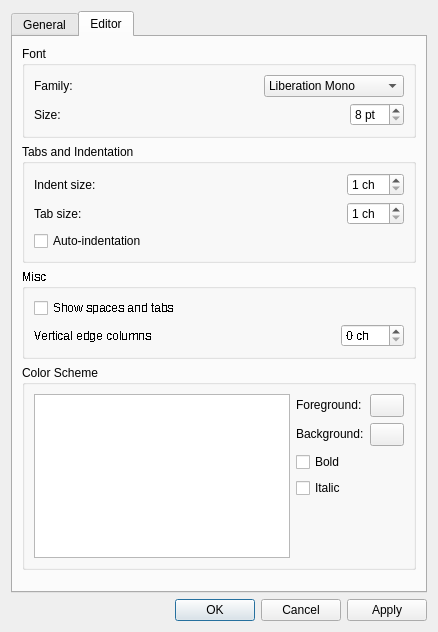
<?xml version="1.0" encoding="UTF-8"?>
<ui version="4.0">
 <class>ConfigDialog</class>
 <widget class="QDialog" name="ConfigDialog">
  <property name="geometry">
   <rect>
    <x>0</x>
    <y>0</y>
    <width>438</width>
    <height>632</height>
   </rect>
  </property>
  <property name="sizePolicy">
   <sizepolicy hsizetype="Preferred" vsizetype="Preferred">
    <horstretch>0</horstretch>
    <verstretch>0</verstretch>
   </sizepolicy>
  </property>
  <property name="windowTitle">
   <string>Preferences</string>
  </property>
  <layout class="QVBoxLayout" name="verticalLayout">
   <item>
    <widget class="QTabWidget" name="tbwConfig">
     <property name="tabShape">
      <enum>QTabWidget::Rounded</enum>
     </property>
     <property name="currentIndex">
      <number>1</number>
     </property>
     <widget class="QWidget" name="tabGeneral">
      <attribute name="title">
       <string>General</string>
      </attribute>
      <layout class="QVBoxLayout" name="verticalLayout_6">
       <item>
        <widget class="QGroupBox" name="groupBox_1_1">
         <property name="title">
          <string>Misc</string>
         </property>
         <layout class="QVBoxLayout" name="verticalLayout_2">
          <item>
           <layout class="QHBoxLayout" name="horizontalLayout_1_1">
            <item>
             <widget class="QLabel" name="label_1_1">
              <property name="text">
               <string>Language</string>
              </property>
             </widget>
            </item>
            <item>
             <spacer name="horizontalSpacer_1_1">
              <property name="orientation">
               <enum>Qt::Horizontal</enum>
              </property>
              <property name="sizeHint" stdset="0">
               <size>
                <width>241</width>
                <height>20</height>
               </size>
              </property>
             </spacer>
            </item>
            <item>
             <widget class="QComboBox" name="cmbLanguage">
              <property name="sizePolicy">
               <sizepolicy hsizetype="Preferred" vsizetype="Fixed">
                <horstretch>0</horstretch>
                <verstretch>0</verstretch>
               </sizepolicy>
              </property>
             </widget>
            </item>
           </layout>
          </item>
         </layout>
        </widget>
       </item>
       <item>
        <spacer name="verticalSpacer_1_1">
         <property name="orientation">
          <enum>Qt::Vertical</enum>
         </property>
         <property name="sizeHint" stdset="0">
          <size>
           <width>20</width>
           <height>515</height>
          </size>
         </property>
        </spacer>
       </item>
      </layout>
     </widget>
     <widget class="QWidget" name="tabEditor">
      <attribute name="title">
       <string>Editor</string>
      </attribute>
      <layout class="QVBoxLayout" name="verticalLayout_4">
       <item>
        <widget class="QGroupBox" name="groupBox_2_1">
         <property name="title">
          <string>Font</string>
         </property>
         <layout class="QVBoxLayout" name="verticalLayout_3">
          <item>
           <layout class="QHBoxLayout" name="horizontalLayout_2_1">
            <item>
             <widget class="QLabel" name="label_2_1">
              <property name="text">
               <string>Family:</string>
              </property>
              <property name="buddy">
               <cstring>cmbFont</cstring>
              </property>
             </widget>
            </item>
            <item>
             <spacer name="horizontalSpacer_2_1">
              <property name="orientation">
               <enum>Qt::Horizontal</enum>
              </property>
              <property name="sizeHint" stdset="0">
               <size>
                <width>40</width>
                <height>20</height>
               </size>
              </property>
             </spacer>
            </item>
            <item>
             <widget class="QFontComboBox" name="cmbFont">
              <property name="sizePolicy">
               <sizepolicy hsizetype="Preferred" vsizetype="Fixed">
                <horstretch>0</horstretch>
                <verstretch>0</verstretch>
               </sizepolicy>
              </property>
              <property name="minimumSize">
               <size>
                <width>140</width>
                <height>0</height>
               </size>
              </property>
              <property name="maximumSize">
               <size>
                <width>140</width>
                <height>16777215</height>
               </size>
              </property>
              <property name="font">
               <font>
                <kerning>false</kerning>
               </font>
              </property>
              <property name="acceptDrops">
               <bool>false</bool>
              </property>
              <property name="editable">
               <bool>false</bool>
              </property>
              <property name="iconSize">
               <size>
                <width>8</width>
                <height>8</height>
               </size>
              </property>
              <property name="frame">
               <bool>true</bool>
              </property>
              <property name="fontFilters">
               <set>QFontComboBox::MonospacedFonts|QFontComboBox::ProportionalFonts|QFontComboBox::ScalableFonts</set>
              </property>
              <property name="currentFont">
               <font>
                <family>Courier New</family>
                <kerning>false</kerning>
               </font>
              </property>
             </widget>
            </item>
           </layout>
          </item>
          <item>
           <layout class="QHBoxLayout" name="horizontalLayout_2_2">
            <item>
             <widget class="QLabel" name="label_2_2">
              <property name="text">
               <string>Size:</string>
              </property>
              <property name="buddy">
               <cstring>spnFontSize</cstring>
              </property>
             </widget>
            </item>
            <item>
             <spacer name="horizontalSpacer_2_2">
              <property name="orientation">
               <enum>Qt::Horizontal</enum>
              </property>
              <property name="sizeHint" stdset="0">
               <size>
                <width>40</width>
                <height>20</height>
               </size>
              </property>
             </spacer>
            </item>
            <item>
             <widget class="QSpinBox" name="spnFontSize">
              <property name="sizePolicy">
               <sizepolicy hsizetype="Preferred" vsizetype="Fixed">
                <horstretch>0</horstretch>
                <verstretch>0</verstretch>
               </sizepolicy>
              </property>
              <property name="maximumSize">
               <size>
                <width>100</width>
                <height>16777215</height>
               </size>
              </property>
              <property name="suffix">
               <string> pt</string>
              </property>
              <property name="minimum">
               <number>8</number>
              </property>
              <property name="maximum">
               <number>32</number>
              </property>
              <property name="value">
               <number>8</number>
              </property>
             </widget>
            </item>
           </layout>
          </item>
         </layout>
        </widget>
       </item>
       <item>
        <widget class="QGroupBox" name="groupBox_2_2">
         <property name="title">
          <string>Tabs and Indentation</string>
         </property>
         <layout class="QVBoxLayout" name="verticalLayout_7">
          <item>
           <layout class="QHBoxLayout" name="horizontalLayout_2_3">
            <item>
             <widget class="QLabel" name="label_2_3">
              <property name="text">
               <string>Indent size:</string>
              </property>
              <property name="buddy">
               <cstring>spnIndentSize</cstring>
              </property>
             </widget>
            </item>
            <item>
             <spacer name="horizontalSpacer_2_3">
              <property name="orientation">
               <enum>Qt::Horizontal</enum>
              </property>
              <property name="sizeHint" stdset="0">
               <size>
                <width>40</width>
                <height>20</height>
               </size>
              </property>
             </spacer>
            </item>
            <item>
             <widget class="QSpinBox" name="spnIndentSize">
              <property name="sizePolicy">
               <sizepolicy hsizetype="Preferred" vsizetype="Fixed">
                <horstretch>0</horstretch>
                <verstretch>0</verstretch>
               </sizepolicy>
              </property>
              <property name="maximumSize">
               <size>
                <width>100</width>
                <height>16777215</height>
               </size>
              </property>
              <property name="font">
               <font>
                <family>MS Shell Dlg 2</family>
               </font>
              </property>
              <property name="toolTip">
               <string/>
              </property>
              <property name="wrapping">
               <bool>false</bool>
              </property>
              <property name="suffix">
               <string> ch</string>
              </property>
              <property name="minimum">
               <number>1</number>
              </property>
              <property name="maximum">
               <number>30</number>
              </property>
             </widget>
            </item>
           </layout>
          </item>
          <item>
           <layout class="QHBoxLayout" name="horizontalLayout_2_4">
            <item>
             <widget class="QLabel" name="label_2_4">
              <property name="text">
               <string>Tab size:</string>
              </property>
              <property name="buddy">
               <cstring>spnTabSize</cstring>
              </property>
             </widget>
            </item>
            <item>
             <spacer name="horizontalSpacer_2_4">
              <property name="orientation">
               <enum>Qt::Horizontal</enum>
              </property>
              <property name="sizeHint" stdset="0">
               <size>
                <width>40</width>
                <height>20</height>
               </size>
              </property>
             </spacer>
            </item>
            <item>
             <widget class="QSpinBox" name="spnTabSize">
              <property name="sizePolicy">
               <sizepolicy hsizetype="Preferred" vsizetype="Fixed">
                <horstretch>0</horstretch>
                <verstretch>0</verstretch>
               </sizepolicy>
              </property>
              <property name="maximumSize">
               <size>
                <width>100</width>
                <height>16777215</height>
               </size>
              </property>
              <property name="toolTip">
               <string/>
              </property>
              <property name="suffix">
               <string> ch</string>
              </property>
              <property name="minimum">
               <number>1</number>
              </property>
              <property name="maximum">
               <number>30</number>
              </property>
             </widget>
            </item>
           </layout>
          </item>
          <item>
           <widget class="QCheckBox" name="chbAutoIndent">
            <property name="sizePolicy">
             <sizepolicy hsizetype="Preferred" vsizetype="Fixed">
              <horstretch>0</horstretch>
              <verstretch>0</verstretch>
             </sizepolicy>
            </property>
            <property name="toolTip">
             <string/>
            </property>
            <property name="text">
             <string>Auto-indentation</string>
            </property>
           </widget>
          </item>
         </layout>
        </widget>
       </item>
       <item>
        <widget class="QGroupBox" name="groupBox_2_3">
         <property name="font">
          <font>
           <stylestrategy>NoAntialias</stylestrategy>
          </font>
         </property>
         <property name="title">
          <string>Misc</string>
         </property>
         <layout class="QVBoxLayout" name="verticalLayout_8">
          <item>
           <widget class="QCheckBox" name="chbWhitespaces">
            <property name="sizePolicy">
             <sizepolicy hsizetype="Preferred" vsizetype="Fixed">
              <horstretch>0</horstretch>
              <verstretch>0</verstretch>
             </sizepolicy>
            </property>
            <property name="toolTip">
             <string/>
            </property>
            <property name="text">
             <string>Show spaces and tabs</string>
            </property>
           </widget>
          </item>
          <item>
           <layout class="QHBoxLayout" name="horizontalLayout_2_5">
            <item>
             <widget class="QLabel" name="label_2_5">
              <property name="text">
               <string>Vertical edge columns</string>
              </property>
             </widget>
            </item>
            <item>
             <spacer name="horizontalSpacer_2_5">
              <property name="orientation">
               <enum>Qt::Horizontal</enum>
              </property>
              <property name="sizeHint" stdset="0">
               <size>
                <width>40</width>
                <height>20</height>
               </size>
              </property>
             </spacer>
            </item>
            <item>
             <widget class="QSpinBox" name="spnVerticalEdge">
              <property name="suffix">
               <string> ch</string>
              </property>
              <property name="maximum">
               <number>200</number>
              </property>
             </widget>
            </item>
           </layout>
          </item>
         </layout>
        </widget>
       </item>
       <item>
        <widget class="QGroupBox" name="groupBox_2_4">
         <property name="title">
          <string>Color Scheme</string>
         </property>
         <layout class="QHBoxLayout" name="horizontalLayout_5">
          <item>
           <widget class="QListWidget" name="lstScheme">
            <property name="sizePolicy">
             <sizepolicy hsizetype="Preferred" vsizetype="Preferred">
              <horstretch>0</horstretch>
              <verstretch>0</verstretch>
             </sizepolicy>
            </property>
            <property name="showDropIndicator" stdset="0">
             <bool>false</bool>
            </property>
            <property name="selectionBehavior">
             <enum>QAbstractItemView::SelectRows</enum>
            </property>
           </widget>
          </item>
          <item>
           <layout class="QVBoxLayout" name="verticalLayout_5">
            <item>
             <layout class="QGridLayout" name="gridLayout_2_1">
              <item row="1" column="0">
               <widget class="QLabel" name="label_2_7">
                <property name="sizePolicy">
                 <sizepolicy hsizetype="Preferred" vsizetype="Fixed">
                  <horstretch>0</horstretch>
                  <verstretch>0</verstretch>
                 </sizepolicy>
                </property>
                <property name="text">
                 <string>Background:</string>
                </property>
                <property name="buddy">
                 <cstring>tlbBackground</cstring>
                </property>
               </widget>
              </item>
              <item row="2" column="0">
               <widget class="QCheckBox" name="chbBold">
                <property name="sizePolicy">
                 <sizepolicy hsizetype="Preferred" vsizetype="Fixed">
                  <horstretch>0</horstretch>
                  <verstretch>0</verstretch>
                 </sizepolicy>
                </property>
                <property name="text">
                 <string>Bold</string>
                </property>
               </widget>
              </item>
              <item row="1" column="1">
               <widget class="QToolButton" name="tlbBackground">
                <property name="sizePolicy">
                 <sizepolicy hsizetype="Preferred" vsizetype="Fixed">
                  <horstretch>0</horstretch>
                  <verstretch>0</verstretch>
                 </sizepolicy>
                </property>
                <property name="text">
                 <string/>
                </property>
               </widget>
              </item>
              <item row="0" column="0">
               <widget class="QLabel" name="label_2_6">
                <property name="sizePolicy">
                 <sizepolicy hsizetype="Preferred" vsizetype="Fixed">
                  <horstretch>0</horstretch>
                  <verstretch>0</verstretch>
                 </sizepolicy>
                </property>
                <property name="text">
                 <string>Foreground:</string>
                </property>
                <property name="buddy">
                 <cstring>tlbForeground</cstring>
                </property>
               </widget>
              </item>
              <item row="0" column="1">
               <widget class="QToolButton" name="tlbForeground">
                <property name="sizePolicy">
                 <sizepolicy hsizetype="Preferred" vsizetype="Fixed">
                  <horstretch>0</horstretch>
                  <verstretch>0</verstretch>
                 </sizepolicy>
                </property>
                <property name="text">
                 <string/>
                </property>
               </widget>
              </item>
              <item row="3" column="0">
               <widget class="QCheckBox" name="chbItalic">
                <property name="enabled">
                 <bool>true</bool>
                </property>
                <property name="sizePolicy">
                 <sizepolicy hsizetype="Preferred" vsizetype="Fixed">
                  <horstretch>0</horstretch>
                  <verstretch>0</verstretch>
                 </sizepolicy>
                </property>
                <property name="text">
                 <string>Italic</string>
                </property>
               </widget>
              </item>
             </layout>
            </item>
            <item>
             <spacer name="verticalSpacer_2_1">
              <property name="orientation">
               <enum>Qt::Vertical</enum>
              </property>
              <property name="sizeHint" stdset="0">
               <size>
                <width>20</width>
                <height>40</height>
               </size>
              </property>
             </spacer>
            </item>
           </layout>
          </item>
         </layout>
        </widget>
       </item>
       <item>
        <spacer name="verticalSpacer_2_2">
         <property name="orientation">
          <enum>Qt::Vertical</enum>
         </property>
         <property name="sizeHint" stdset="0">
          <size>
           <width>20</width>
           <height>40</height>
          </size>
         </property>
        </spacer>
       </item>
      </layout>
     </widget>
    </widget>
   </item>
   <item>
    <widget class="QDialogButtonBox" name="btnBox">
     <property name="sizePolicy">
      <sizepolicy hsizetype="Expanding" vsizetype="Preferred">
       <horstretch>0</horstretch>
       <verstretch>0</verstretch>
      </sizepolicy>
     </property>
     <property name="orientation">
      <enum>Qt::Horizontal</enum>
     </property>
     <property name="standardButtons">
      <set>QDialogButtonBox::Apply|QDialogButtonBox::Cancel|QDialogButtonBox::Ok</set>
     </property>
    </widget>
   </item>
  </layout>
 </widget>
 <tabstops>
  <tabstop>tbwConfig</tabstop>
  <tabstop>cmbLanguage</tabstop>
  <tabstop>cmbFont</tabstop>
  <tabstop>spnFontSize</tabstop>
  <tabstop>spnIndentSize</tabstop>
  <tabstop>spnTabSize</tabstop>
  <tabstop>chbWhitespaces</tabstop>
  <tabstop>lstScheme</tabstop>
  <tabstop>tlbForeground</tabstop>
  <tabstop>tlbBackground</tabstop>
  <tabstop>chbBold</tabstop>
  <tabstop>chbItalic</tabstop>
  <tabstop>btnBox</tabstop>
 </tabstops>
 <resources/>
 <connections>
  <connection>
   <sender>btnBox</sender>
   <signal>accepted()</signal>
   <receiver>ConfigDialog</receiver>
   <slot>accept()</slot>
   <hints>
    <hint type="sourcelabel">
     <x>88</x>
     <y>485</y>
    </hint>
    <hint type="destinationlabel">
     <x>157</x>
     <y>274</y>
    </hint>
   </hints>
  </connection>
  <connection>
   <sender>btnBox</sender>
   <signal>rejected()</signal>
   <receiver>ConfigDialog</receiver>
   <slot>reject()</slot>
   <hints>
    <hint type="sourcelabel">
     <x>156</x>
     <y>485</y>
    </hint>
    <hint type="destinationlabel">
     <x>286</x>
     <y>274</y>
    </hint>
   </hints>
  </connection>
 </connections>
 <designerdata>
  <property name="gridDeltaX">
   <number>5</number>
  </property>
  <property name="gridDeltaY">
   <number>5</number>
  </property>
  <property name="gridSnapX">
   <bool>true</bool>
  </property>
  <property name="gridSnapY">
   <bool>true</bool>
  </property>
  <property name="gridVisible">
   <bool>true</bool>
  </property>
 </designerdata>
</ui>
